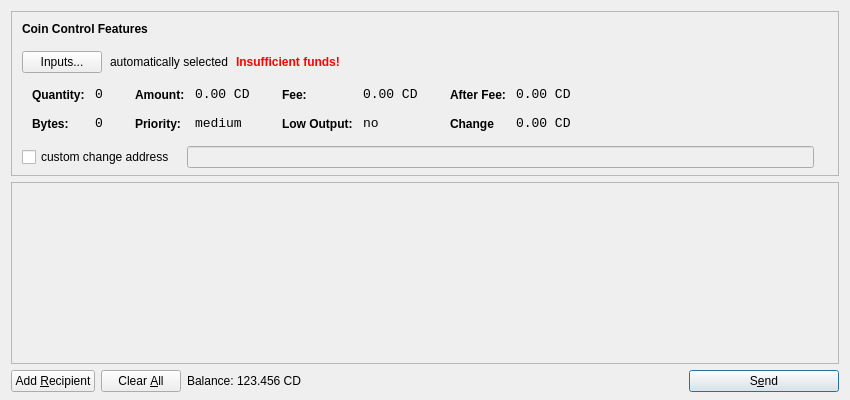
<?xml version="1.0" encoding="UTF-8"?>
<ui version="4.0">
 <class>SendCoinsDialog</class>
 <widget class="QDialog" name="SendCoinsDialog">
  <property name="geometry">
   <rect>
    <x>0</x>
    <y>0</y>
    <width>850</width>
    <height>400</height>
   </rect>
  </property>
  <property name="windowTitle">
   <string>Send Coins</string>
  </property>
  <property name="styleSheet">
   <string notr="true">QListView { background: transparent; }</string>
  </property>
  <layout class="QVBoxLayout" name="verticalLayout" stretch="0,1,0">
   <property name="bottomMargin">
    <number>8</number>
   </property>
   <item>
    <widget class="QFrame" name="frameCoinControl">
     <property name="sizePolicy">
      <sizepolicy hsizetype="Expanding" vsizetype="Expanding">
       <horstretch>0</horstretch>
       <verstretch>0</verstretch>
      </sizepolicy>
     </property>
     <property name="maximumSize">
      <size>
       <width>16777215</width>
       <height>16777215</height>
      </size>
     </property>
     <property name="styleSheet">
      <string notr="true">QListView { background: transparent; }</string>
     </property>
     <property name="frameShape">
      <enum>QFrame::StyledPanel</enum>
     </property>
     <property name="frameShadow">
      <enum>QFrame::Sunken</enum>
     </property>
     <layout class="QVBoxLayout" name="verticalLayoutCoinControl2">
      <property name="spacing">
       <number>6</number>
      </property>
      <property name="leftMargin">
       <number>0</number>
      </property>
      <property name="topMargin">
       <number>0</number>
      </property>
      <property name="rightMargin">
       <number>0</number>
      </property>
      <property name="bottomMargin">
       <number>6</number>
      </property>
      <item>
       <layout class="QVBoxLayout" name="verticalLayoutCoinControl" stretch="0,0,0,0,1">
        <property name="spacing">
         <number>0</number>
        </property>
        <property name="leftMargin">
         <number>10</number>
        </property>
        <property name="topMargin">
         <number>10</number>
        </property>
        <item>
         <layout class="QHBoxLayout" name="horizontalLayoutCoinControl1">
          <property name="bottomMargin">
           <number>15</number>
          </property>
          <item>
           <widget class="QLabel" name="labelCoinControlFeatures">
            <property name="sizePolicy">
             <sizepolicy hsizetype="Preferred" vsizetype="Maximum">
              <horstretch>0</horstretch>
              <verstretch>0</verstretch>
             </sizepolicy>
            </property>
            <property name="font">
             <font>
              <weight>75</weight>
              <bold>true</bold>
             </font>
            </property>
            <property name="styleSheet">
             <string notr="true">font-weight:bold;</string>
            </property>
            <property name="text">
             <string>Coin Control Features</string>
            </property>
           </widget>
          </item>
         </layout>
        </item>
        <item>
         <layout class="QHBoxLayout" name="horizontalLayoutCoinControl2" stretch="0,0,0,0">
          <property name="spacing">
           <number>8</number>
          </property>
          <property name="bottomMargin">
           <number>10</number>
          </property>
          <item>
           <widget class="QPushButton" name="pushButtonCoinControl">
            <property name="styleSheet">
             <string notr="true"/>
            </property>
            <property name="text">
             <string>Inputs...</string>
            </property>
           </widget>
          </item>
          <item>
           <widget class="QLabel" name="labelCoinControlAutomaticallySelected">
            <property name="text">
             <string>automatically selected</string>
            </property>
            <property name="margin">
             <number>5</number>
            </property>
           </widget>
          </item>
          <item>
           <widget class="QLabel" name="labelCoinControlInsuffFunds">
            <property name="font">
             <font>
              <weight>75</weight>
              <bold>true</bold>
             </font>
            </property>
            <property name="styleSheet">
             <string notr="true">color:red;font-weight:bold;</string>
            </property>
            <property name="text">
             <string>Insufficient funds!</string>
            </property>
            <property name="margin">
             <number>5</number>
            </property>
           </widget>
          </item>
          <item>
           <spacer name="horizontalSpacerCoinControl">
            <property name="orientation">
             <enum>Qt::Horizontal</enum>
            </property>
            <property name="sizeHint" stdset="0">
             <size>
              <width>40</width>
              <height>1</height>
             </size>
            </property>
           </spacer>
          </item>
         </layout>
        </item>
        <item>
         <widget class="QWidget" name="widgetCoinControl" native="true">
          <property name="sizePolicy">
           <sizepolicy hsizetype="Preferred" vsizetype="Preferred">
            <horstretch>0</horstretch>
            <verstretch>0</verstretch>
           </sizepolicy>
          </property>
          <property name="minimumSize">
           <size>
            <width>0</width>
            <height>0</height>
           </size>
          </property>
          <property name="styleSheet">
           <string notr="true"/>
          </property>
          <layout class="QHBoxLayout" name="horizontalLayoutCoinControl5">
           <property name="margin">
            <number>0</number>
           </property>
           <item>
            <layout class="QHBoxLayout" name="horizontalLayoutCoinControl3" stretch="0,0,0,1">
             <property name="spacing">
              <number>20</number>
             </property>
             <property name="topMargin">
              <number>0</number>
             </property>
             <property name="bottomMargin">
              <number>10</number>
             </property>
             <item>
              <layout class="QFormLayout" name="formLayoutCoinControl1">
               <property name="horizontalSpacing">
                <number>10</number>
               </property>
               <property name="verticalSpacing">
                <number>14</number>
               </property>
               <property name="leftMargin">
                <number>10</number>
               </property>
               <property name="topMargin">
                <number>4</number>
               </property>
               <property name="rightMargin">
                <number>6</number>
               </property>
               <item row="0" column="0">
                <widget class="QLabel" name="labelCoinControlQuantityText">
                 <property name="styleSheet">
                  <string notr="true">font-weight:bold;</string>
                 </property>
                 <property name="text">
                  <string>Quantity:</string>
                 </property>
                 <property name="margin">
                  <number>0</number>
                 </property>
                </widget>
               </item>
               <item row="0" column="1">
                <widget class="QLabel" name="labelCoinControlQuantity">
                 <property name="font">
                  <font>
                   <family>Monospace</family>
                   <pointsize>10</pointsize>
                  </font>
                 </property>
                 <property name="cursor">
                  <cursorShape>IBeamCursor</cursorShape>
                 </property>
                 <property name="contextMenuPolicy">
                  <enum>Qt::ActionsContextMenu</enum>
                 </property>
                 <property name="text">
                  <string>0</string>
                 </property>
                 <property name="margin">
                  <number>0</number>
                 </property>
                 <property name="textInteractionFlags">
                  <set>Qt::LinksAccessibleByMouse|Qt::TextSelectableByKeyboard|Qt::TextSelectableByMouse</set>
                 </property>
                </widget>
               </item>
               <item row="1" column="0">
                <widget class="QLabel" name="labelCoinControlBytesText">
                 <property name="styleSheet">
                  <string notr="true">font-weight:bold;</string>
                 </property>
                 <property name="text">
                  <string>Bytes:</string>
                 </property>
                </widget>
               </item>
               <item row="1" column="1">
                <widget class="QLabel" name="labelCoinControlBytes">
                 <property name="font">
                  <font>
                   <family>Monospace</family>
                   <pointsize>10</pointsize>
                  </font>
                 </property>
                 <property name="cursor">
                  <cursorShape>IBeamCursor</cursorShape>
                 </property>
                 <property name="contextMenuPolicy">
                  <enum>Qt::ActionsContextMenu</enum>
                 </property>
                 <property name="text">
                  <string>0</string>
                 </property>
                 <property name="textInteractionFlags">
                  <set>Qt::LinksAccessibleByMouse|Qt::TextSelectableByKeyboard|Qt::TextSelectableByMouse</set>
                 </property>
                </widget>
               </item>
              </layout>
             </item>
             <item>
              <layout class="QFormLayout" name="formLayoutCoinControl2">
               <property name="horizontalSpacing">
                <number>10</number>
               </property>
               <property name="verticalSpacing">
                <number>14</number>
               </property>
               <property name="leftMargin">
                <number>6</number>
               </property>
               <property name="topMargin">
                <number>4</number>
               </property>
               <property name="rightMargin">
                <number>6</number>
               </property>
               <item row="0" column="0">
                <widget class="QLabel" name="labelCoinControlAmountText">
                 <property name="styleSheet">
                  <string notr="true">font-weight:bold;</string>
                 </property>
                 <property name="text">
                  <string>Amount:</string>
                 </property>
                 <property name="margin">
                  <number>0</number>
                 </property>
                </widget>
               </item>
               <item row="0" column="1">
                <widget class="QLabel" name="labelCoinControlAmount">
                 <property name="font">
                  <font>
                   <family>Monospace</family>
                   <pointsize>10</pointsize>
                  </font>
                 </property>
                 <property name="cursor">
                  <cursorShape>IBeamCursor</cursorShape>
                 </property>
                 <property name="contextMenuPolicy">
                  <enum>Qt::ActionsContextMenu</enum>
                 </property>
                 <property name="text">
                  <string>0.00 CD</string>
                 </property>
                 <property name="textInteractionFlags">
                  <set>Qt::LinksAccessibleByMouse|Qt::TextSelectableByKeyboard|Qt::TextSelectableByMouse</set>
                 </property>
                </widget>
               </item>
               <item row="1" column="0">
                <widget class="QLabel" name="labelCoinControlPriorityText">
                 <property name="styleSheet">
                  <string notr="true">font-weight:bold;</string>
                 </property>
                 <property name="text">
                  <string>Priority:</string>
                 </property>
                </widget>
               </item>
               <item row="1" column="1">
                <widget class="QLabel" name="labelCoinControlPriority">
                 <property name="font">
                  <font>
                   <family>Monospace</family>
                   <pointsize>10</pointsize>
                  </font>
                 </property>
                 <property name="cursor">
                  <cursorShape>IBeamCursor</cursorShape>
                 </property>
                 <property name="contextMenuPolicy">
                  <enum>Qt::ActionsContextMenu</enum>
                 </property>
                 <property name="text">
                  <string>medium</string>
                 </property>
                 <property name="textInteractionFlags">
                  <set>Qt::LinksAccessibleByMouse|Qt::TextSelectableByKeyboard|Qt::TextSelectableByMouse</set>
                 </property>
                </widget>
               </item>
              </layout>
             </item>
             <item>
              <layout class="QFormLayout" name="formLayoutCoinControl3">
               <property name="horizontalSpacing">
                <number>10</number>
               </property>
               <property name="verticalSpacing">
                <number>14</number>
               </property>
               <property name="leftMargin">
                <number>6</number>
               </property>
               <property name="topMargin">
                <number>4</number>
               </property>
               <property name="rightMargin">
                <number>6</number>
               </property>
               <item row="0" column="0">
                <widget class="QLabel" name="labelCoinControlFeeText">
                 <property name="styleSheet">
                  <string notr="true">font-weight:bold;</string>
                 </property>
                 <property name="text">
                  <string>Fee:</string>
                 </property>
                 <property name="margin">
                  <number>0</number>
                 </property>
                </widget>
               </item>
               <item row="0" column="1">
                <widget class="QLabel" name="labelCoinControlFee">
                 <property name="font">
                  <font>
                   <family>Monospace</family>
                   <pointsize>10</pointsize>
                  </font>
                 </property>
                 <property name="cursor">
                  <cursorShape>IBeamCursor</cursorShape>
                 </property>
                 <property name="contextMenuPolicy">
                  <enum>Qt::ActionsContextMenu</enum>
                 </property>
                 <property name="text">
                  <string>0.00 CD</string>
                 </property>
                 <property name="textInteractionFlags">
                  <set>Qt::LinksAccessibleByMouse|Qt::TextSelectableByKeyboard|Qt::TextSelectableByMouse</set>
                 </property>
                </widget>
               </item>
               <item row="1" column="0">
                <widget class="QLabel" name="labelCoinControlLowOutputText">
                 <property name="styleSheet">
                  <string notr="true">font-weight:bold;</string>
                 </property>
                 <property name="text">
                  <string>Low Output:</string>
                 </property>
                </widget>
               </item>
               <item row="1" column="1">
                <widget class="QLabel" name="labelCoinControlLowOutput">
                 <property name="font">
                  <font>
                   <family>Monospace</family>
                   <pointsize>10</pointsize>
                  </font>
                 </property>
                 <property name="cursor">
                  <cursorShape>IBeamCursor</cursorShape>
                 </property>
                 <property name="contextMenuPolicy">
                  <enum>Qt::ActionsContextMenu</enum>
                 </property>
                 <property name="text">
                  <string>no</string>
                 </property>
                 <property name="textInteractionFlags">
                  <set>Qt::LinksAccessibleByMouse|Qt::TextSelectableByKeyboard|Qt::TextSelectableByMouse</set>
                 </property>
                </widget>
               </item>
              </layout>
             </item>
             <item>
              <layout class="QFormLayout" name="formLayoutCoinControl4">
               <property name="horizontalSpacing">
                <number>10</number>
               </property>
               <property name="verticalSpacing">
                <number>14</number>
               </property>
               <property name="leftMargin">
                <number>6</number>
               </property>
               <property name="topMargin">
                <number>4</number>
               </property>
               <property name="rightMargin">
                <number>6</number>
               </property>
               <item row="0" column="0">
                <widget class="QLabel" name="labelCoinControlAfterFeeText">
                 <property name="styleSheet">
                  <string notr="true">font-weight:bold;</string>
                 </property>
                 <property name="text">
                  <string>After Fee:</string>
                 </property>
                 <property name="margin">
                  <number>0</number>
                 </property>
                </widget>
               </item>
               <item row="0" column="1">
                <widget class="QLabel" name="labelCoinControlAfterFee">
                 <property name="font">
                  <font>
                   <family>Monospace</family>
                   <pointsize>10</pointsize>
                  </font>
                 </property>
                 <property name="cursor">
                  <cursorShape>IBeamCursor</cursorShape>
                 </property>
                 <property name="contextMenuPolicy">
                  <enum>Qt::ActionsContextMenu</enum>
                 </property>
                 <property name="text">
                  <string>0.00 CD</string>
                 </property>
                 <property name="textInteractionFlags">
                  <set>Qt::LinksAccessibleByMouse|Qt::TextSelectableByKeyboard|Qt::TextSelectableByMouse</set>
                 </property>
                </widget>
               </item>
               <item row="1" column="0">
                <widget class="QLabel" name="labelCoinControlChangeText">
                 <property name="styleSheet">
                  <string notr="true">font-weight:bold;</string>
                 </property>
                 <property name="text">
                  <string>Change</string>
                 </property>
                </widget>
               </item>
               <item row="1" column="1">
                <widget class="QLabel" name="labelCoinControlChange">
                 <property name="font">
                  <font>
                   <family>Monospace</family>
                   <pointsize>10</pointsize>
                  </font>
                 </property>
                 <property name="cursor">
                  <cursorShape>IBeamCursor</cursorShape>
                 </property>
                 <property name="contextMenuPolicy">
                  <enum>Qt::ActionsContextMenu</enum>
                 </property>
                 <property name="text">
                  <string>0.00 CD</string>
                 </property>
                 <property name="textInteractionFlags">
                  <set>Qt::LinksAccessibleByMouse|Qt::TextSelectableByKeyboard|Qt::TextSelectableByMouse</set>
                 </property>
                </widget>
               </item>
              </layout>
             </item>
            </layout>
           </item>
          </layout>
         </widget>
        </item>
        <item>
         <layout class="QHBoxLayout" name="horizontalLayoutCoinControl4" stretch="0,0,0">
          <property name="spacing">
           <number>12</number>
          </property>
          <property name="sizeConstraint">
           <enum>QLayout::SetDefaultConstraint</enum>
          </property>
          <property name="topMargin">
           <number>5</number>
          </property>
          <property name="rightMargin">
           <number>5</number>
          </property>
          <item>
           <widget class="QCheckBox" name="checkBoxCoinControlChange">
            <property name="text">
             <string>custom change address</string>
            </property>
           </widget>
          </item>
          <item>
           <widget class="QLineEdit" name="lineEditCoinControlChange">
            <property name="enabled">
             <bool>false</bool>
            </property>
            <property name="sizePolicy">
             <sizepolicy hsizetype="Expanding" vsizetype="Fixed">
              <horstretch>0</horstretch>
              <verstretch>0</verstretch>
             </sizepolicy>
            </property>
           </widget>
          </item>
          <item>
           <widget class="QLabel" name="labelCoinControlChangeLabel">
            <property name="sizePolicy">
             <sizepolicy hsizetype="Preferred" vsizetype="Expanding">
              <horstretch>0</horstretch>
              <verstretch>0</verstretch>
             </sizepolicy>
            </property>
            <property name="minimumSize">
             <size>
              <width>0</width>
              <height>0</height>
             </size>
            </property>
            <property name="text">
             <string/>
            </property>
            <property name="margin">
             <number>3</number>
            </property>
           </widget>
          </item>
         </layout>
        </item>
        <item>
         <spacer name="verticalSpacerCoinControl">
          <property name="orientation">
           <enum>Qt::Vertical</enum>
          </property>
          <property name="sizeHint" stdset="0">
           <size>
            <width>800</width>
            <height>1</height>
           </size>
          </property>
         </spacer>
        </item>
       </layout>
      </item>
     </layout>
    </widget>
   </item>
   <item>
    <widget class="QScrollArea" name="scrollArea">
     <property name="widgetResizable">
      <bool>true</bool>
     </property>
     <widget class="QWidget" name="scrollAreaWidgetContents">
      <property name="geometry">
       <rect>
        <x>0</x>
        <y>0</y>
        <width>828</width>
        <height>162</height>
       </rect>
      </property>
      <layout class="QVBoxLayout" name="verticalLayout_2">
       <property name="margin">
        <number>0</number>
       </property>
       <item>
        <layout class="QVBoxLayout" name="entries">
         <property name="spacing">
          <number>6</number>
         </property>
        </layout>
       </item>
       <item>
        <spacer name="verticalSpacer">
         <property name="orientation">
          <enum>Qt::Vertical</enum>
         </property>
         <property name="sizeHint" stdset="0">
          <size>
           <width>20</width>
           <height>40</height>
          </size>
         </property>
        </spacer>
       </item>
      </layout>
     </widget>
    </widget>
   </item>
   <item>
    <layout class="QHBoxLayout" name="horizontalLayout">
     <item>
      <widget class="QPushButton" name="addButton">
       <property name="toolTip">
        <string>Send to multiple recipients at once</string>
       </property>
       <property name="text">
        <string>Add &amp;Recipient</string>
       </property>
       <property name="icon">
        <iconset resource="../bitcoin.qrc">
         <normaloff>:/icons/add</normaloff>:/icons/add</iconset>
       </property>
       <property name="autoDefault">
        <bool>false</bool>
       </property>
      </widget>
     </item>
     <item>
      <widget class="QPushButton" name="clearButton">
       <property name="sizePolicy">
        <sizepolicy hsizetype="Minimum" vsizetype="Fixed">
         <horstretch>0</horstretch>
         <verstretch>0</verstretch>
        </sizepolicy>
       </property>
       <property name="toolTip">
        <string>Remove all transaction fields</string>
       </property>
       <property name="text">
        <string>Clear &amp;All</string>
       </property>
       <property name="icon">
        <iconset resource="../bitcoin.qrc">
         <normaloff>:/icons/remove</normaloff>:/icons/remove</iconset>
       </property>
       <property name="autoRepeatDelay">
        <number>300</number>
       </property>
       <property name="autoDefault">
        <bool>false</bool>
       </property>
      </widget>
     </item>
     <item>
      <layout class="QHBoxLayout" name="horizontalLayout_2">
       <property name="spacing">
        <number>3</number>
       </property>
       <item>
        <widget class="QLabel" name="label">
         <property name="sizePolicy">
          <sizepolicy hsizetype="Preferred" vsizetype="Fixed">
           <horstretch>0</horstretch>
           <verstretch>0</verstretch>
          </sizepolicy>
         </property>
         <property name="text">
          <string>Balance:</string>
         </property>
        </widget>
       </item>
       <item>
        <widget class="QLabel" name="labelBalance">
         <property name="sizePolicy">
          <sizepolicy hsizetype="Preferred" vsizetype="Fixed">
           <horstretch>0</horstretch>
           <verstretch>0</verstretch>
          </sizepolicy>
         </property>
         <property name="cursor">
          <cursorShape>IBeamCursor</cursorShape>
         </property>
         <property name="text">
          <string>123.456 CD</string>
         </property>
         <property name="textInteractionFlags">
          <set>Qt::LinksAccessibleByMouse|Qt::TextSelectableByKeyboard|Qt::TextSelectableByMouse</set>
         </property>
        </widget>
       </item>
      </layout>
     </item>
     <item>
      <spacer name="horizontalSpacer">
       <property name="orientation">
        <enum>Qt::Horizontal</enum>
       </property>
       <property name="sizeHint" stdset="0">
        <size>
         <width>40</width>
         <height>20</height>
        </size>
       </property>
      </spacer>
     </item>
     <item>
      <widget class="QPushButton" name="sendButton">
       <property name="minimumSize">
        <size>
         <width>150</width>
         <height>0</height>
        </size>
       </property>
       <property name="toolTip">
        <string>Confirm the send action</string>
       </property>
       <property name="text">
        <string>S&amp;end</string>
       </property>
       <property name="icon">
        <iconset resource="../bitcoin.qrc">
         <normaloff>:/icons/send</normaloff>:/icons/send</iconset>
       </property>
       <property name="default">
        <bool>true</bool>
       </property>
      </widget>
     </item>
    </layout>
   </item>
  </layout>
 </widget>
 <resources>
  <include location="../bitcoin.qrc"/>
 </resources>
 <connections/>
</ui>
